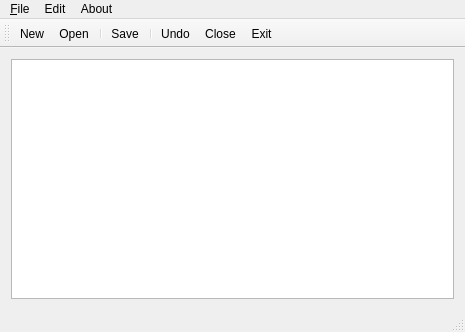
<?xml version="1.0" encoding="UTF-8"?>
<ui version="4.0">
 <class>MainWindow</class>
 <widget class="QMainWindow" name="MainWindow">
  <property name="geometry">
   <rect>
    <x>0</x>
    <y>0</y>
    <width>465</width>
    <height>332</height>
   </rect>
  </property>
  <property name="windowTitle">
   <string>MainWindow</string>
  </property>
  <widget class="QWidget" name="centralWidget">
   <layout class="QGridLayout" name="gridLayout">
    <item row="0" column="0">
     <widget class="QTextEdit" name="QtextEdit"/>
    </item>
   </layout>
  </widget>
  <widget class="QMenuBar" name="menuBar">
   <property name="geometry">
    <rect>
     <x>0</x>
     <y>0</y>
     <width>465</width>
     <height>26</height>
    </rect>
   </property>
   <widget class="QMenu" name="menu_File">
    <property name="title">
     <string>&amp;File</string>
    </property>
    <addaction name="action_New"/>
    <addaction name="action_Open"/>
    <addaction name="action_Save"/>
    <addaction name="actionSave_As"/>
    <addaction name="separator"/>
    <addaction name="actionClose"/>
    <addaction name="separator"/>
    <addaction name="action_Exit"/>
   </widget>
   <widget class="QMenu" name="menuAbout">
    <property name="title">
     <string>About</string>
    </property>
    <addaction name="actionAbout_TextEditor"/>
   </widget>
   <widget class="QMenu" name="menuEdit">
    <property name="title">
     <string>Edit</string>
    </property>
    <addaction name="actionUndo"/>
    <addaction name="actionCut"/>
    <addaction name="actionCopy"/>
    <addaction name="actionPaste"/>
    <addaction name="actionFind"/>
   </widget>
   <addaction name="menu_File"/>
   <addaction name="menuEdit"/>
   <addaction name="menuAbout"/>
  </widget>
  <widget class="QToolBar" name="mainToolBar">
   <property name="windowTitle">
    <string>工具栏</string>
   </property>
   <property name="toolTip">
    <string/>
   </property>
   <attribute name="toolBarArea">
    <enum>TopToolBarArea</enum>
   </attribute>
   <attribute name="toolBarBreak">
    <bool>false</bool>
   </attribute>
   <addaction name="action_New"/>
   <addaction name="action_Open"/>
   <addaction name="separator"/>
   <addaction name="action_Save"/>
   <addaction name="separator"/>
   <addaction name="actionUndo"/>
   <addaction name="actionClose"/>
   <addaction name="action_Exit"/>
  </widget>
  <widget class="QStatusBar" name="statusBar"/>
  <action name="action_New">
   <property name="icon">
    <iconset resource="resIcon.qrc">
     <normaloff>:/images/filenew.png</normaloff>:/images/filenew.png</iconset>
   </property>
   <property name="text">
    <string>&amp;New</string>
   </property>
  </action>
  <action name="action_Open">
   <property name="icon">
    <iconset resource="resIcon.qrc">
     <normaloff>:/images/fileopen.png</normaloff>:/images/fileopen.png</iconset>
   </property>
   <property name="text">
    <string>&amp;Open</string>
   </property>
  </action>
  <action name="action_Save">
   <property name="icon">
    <iconset resource="resIcon.qrc">
     <normaloff>:/images/filesave.png</normaloff>:/images/filesave.png</iconset>
   </property>
   <property name="text">
    <string>&amp;Save</string>
   </property>
  </action>
  <action name="actionSave_As">
   <property name="icon">
    <iconset resource="resIcon.qrc">
     <normaloff>:/images/filesaveas.png</normaloff>:/images/filesaveas.png</iconset>
   </property>
   <property name="text">
    <string>Save &amp;As</string>
   </property>
  </action>
  <action name="action_Exit">
   <property name="icon">
    <iconset resource="resIcon.qrc">
     <normaloff>:/images/exit.png</normaloff>:/images/exit.png</iconset>
   </property>
   <property name="text">
    <string>&amp;Exit</string>
   </property>
  </action>
  <action name="actionAbout_TextEditor">
   <property name="text">
    <string>About TextEditor</string>
   </property>
  </action>
  <action name="actionClose">
   <property name="icon">
    <iconset resource="resIcon.qrc">
     <normaloff>:/images/fileclose.png</normaloff>:/images/fileclose.png</iconset>
   </property>
   <property name="text">
    <string>Close</string>
   </property>
  </action>
  <action name="actionUndo">
   <property name="icon">
    <iconset resource="resIcon.qrc">
     <normaloff>:/images/undo.png</normaloff>:/images/undo.png</iconset>
   </property>
   <property name="text">
    <string>Undo</string>
   </property>
  </action>
  <action name="actionCut">
   <property name="icon">
    <iconset resource="resIcon.qrc">
     <normaloff>:/images/editcut.png</normaloff>:/images/editcut.png</iconset>
   </property>
   <property name="text">
    <string>Cut</string>
   </property>
  </action>
  <action name="actionCopy">
   <property name="text">
    <string>Copy</string>
   </property>
  </action>
  <action name="actionPaste">
   <property name="text">
    <string>Paste</string>
   </property>
  </action>
  <action name="actionFind">
   <property name="text">
    <string>Find</string>
   </property>
   <property name="shortcut">
    <string>Ctrl+F</string>
   </property>
  </action>
 </widget>
 <layoutdefault spacing="6" margin="11"/>
 <resources>
  <include location="resIcon.qrc"/>
 </resources>
 <connections/>
</ui>
